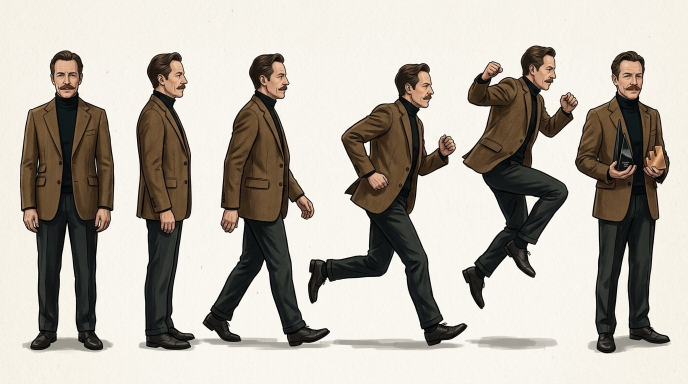
#> input picture Assets/References/ref_tester_turnaround_awards.jpg, 1376 x 768 px (shown at 1/2 size)
$ python extract_front.py
#> lines starting #> are read from the running program, lines starting #| are printed output that depends on the picture; after the words box and inside, x2 and y2 are one past the last pixel; in counts of white or black regions, pixels touching at a corner belong together
### Tools/ArtPipeline/common.py
"""Shared helpers for The Tester art pipeline.

All game art is produced by the scripts in this folder. Run `python3 build_all.py`
from this directory to regenerate every texture in Assets/TheTesterGame/Art/Resources/Art.
"""
import os, json, math
import numpy as np
from PIL import Image, ImageDraw, ImageFilter

HERE = os.path.dirname(os.path.abspath(__file__))
ROOT = os.path.abspath(os.path.join(HERE, '..', '..'))
REFS = os.path.join(ROOT, 'Assets', 'References')
GAME = os.path.join(ROOT, 'Assets', 'TheTesterGame')
ART_OUT = os.path.join(GAME, 'Art', 'Resources', 'Art')
ART_SRC = os.path.join(GAME, 'Art', 'Source')          # pipeline inputs/extras: kept in the project, not shipped
DATA_OUT = os.path.join(GAME, 'Data', 'Resources', 'Data')
FONTS = os.path.join(GAME, 'UI', 'Resources', 'UI', 'Fonts')
UI_OUT = os.path.join(GAME, 'UI', 'Resources', 'UI')
SCRATCH = os.environ.get('TT_SCRATCH', os.path.join(HERE, '_preview'))
os.makedirs(SCRATCH, exist_ok=True)

# Brief palette
MIDNIGHT = (0x09, 0x1B, 0x2D)
PETROL = (0x1B, 0x34, 0x47)
DESAT_BLUE = (0x56, 0x78, 0x89)
TWEED = (0x8A, 0x6B, 0x50)
BRONZE = (0xB6, 0x78, 0x54)
OFFWHITE = (0xD6, 0xCB, 0xC0)
INK = (0x1E, 0x17, 0x14)


def ref(name):
    return os.path.join(REFS, name)


def ensure_dir(p):
    os.makedirs(p, exist_ok=True)
    return p


def save_png(img, rel_path, root=ART_OUT):
    """Save an RGBA image under the art output root. rel_path without extension."""
    path = os.path.join(root, rel_path + '.png')
    ensure_dir(os.path.dirname(path))
    if isinstance(img, np.ndarray):
        img = Image.fromarray(np.clip(img, 0, 255).astype(np.uint8))
    img.save(path, optimize=True)
    return path


def save_json(obj, rel_path, root=DATA_OUT):
    path = os.path.join(root, rel_path + '.json')
    ensure_dir(os.path.dirname(path))
    with open(path, 'w', encoding='utf-8') as f:
        json.dump(obj, f, indent=1, ensure_ascii=False)
    return path


def to_np(img):
    return np.asarray(img.convert('RGBA')).astype(np.float32)


def from_np(a):
    return Image.fromarray(np.clip(a, 0, 255).astype(np.uint8), 'RGBA')


def poly_mask(size, polys, ss=4, blur=0.0):
    """Anti-aliased polygon mask (float 0..1). polys: list of point lists (pixel coords)."""
    w, h = size
    m = Image.new('L', (w * ss, h * ss), 0)
    d = ImageDraw.Draw(m)
    for poly in polys:
        neg = False
        if isinstance(poly, tuple) and poly and poly[0] == '-':
            neg, poly = True, poly[1]
        d.polygon([(x * ss, y * ss) for x, y in poly], fill=0 if neg else 255)
    m = m.resize((w, h), Image.LANCZOS)
    if blur > 0:
        m = m.filter(ImageFilter.GaussianBlur(blur))
    return np.asarray(m).astype(np.float32) / 255.0


def smoothstep(e0, e1, x):
    t = np.clip((x - e0) / (e1 - e0), 0, 1)
    return t * t * (3 - 2 * t)


# [8 lines left out: function trim, not called in this run]


def next_pot(n):
    p = 1
    while p < n:
        p *= 2
    return p


def lerp(a, b, t):
    return a + (b - a) * t


def mix(c1, c2, t):
    return tuple(int(round(lerp(c1[i], c2[i], t))) for i in range(len(c1)))


def rng(seed):
    return np.random.default_rng(seed)

### Tools/ArtPipeline/matte.py
"""Background keying for the illustrated reference sheets (paper / flat backgrounds)."""
import numpy as np
from scipy import ndimage
from common import *


def estimate_bg(a, box, ring=6):
    x0, y0, x1, y1 = box
    sub = a[y0:y1, x0:x1, :3]
    border = np.concatenate([sub[:ring].reshape(-1, 3), sub[-ring:].reshape(-1, 3),
                             sub[:, :ring].reshape(-1, 3), sub[:, -ring:].reshape(-1, 3)])
    return np.median(border, axis=0)


def key_region(a, box, bg=None, t_bg=24.0, t_fg=70.0, local_bg=True, decontam=True):
    """Return RGBA float array (crop of box) with background removed.

    Background = pixels close to bg color AND connected to the crop border.
    Edge alpha is derived from colour distance so anti-aliasing survives.
    """
    x0, y0, x1, y1 = box
    sub = a[y0:y1, x0:x1, :3].copy()
    if bg is None:
        bg = estimate_bg(a, box)
    if local_bg:
        # smooth local background estimate (handles paper gradients)
        bgimg = np.empty_like(sub)
        for c in range(3):
            bgimg[:, :, c] = bg[c]
        near = np.linalg.norm(sub - bg, axis=2) < t_bg * 1.2
        for c in range(3):
            ch = np.where(near, sub[:, :, c], np.nan)
            # nan-aware blur via normalized convolution
            v = np.nan_to_num(ch)
            w = (~np.isnan(ch)).astype(np.float32)
            vb = ndimage.gaussian_filter(v, 12)
            wb = ndimage.gaussian_filter(w, 12)
            bgimg[:, :, c] = np.where(wb > 1e-3, vb / np.maximum(wb, 1e-3), bg[c])
    else:
        bgimg = np.broadcast_to(bg, sub.shape)
    d = np.linalg.norm(sub - bgimg, axis=2)
    cand = d < t_bg
    lab, n = ndimage.label(cand)
    border_labels = set(np.unique(np.concatenate([lab[0], lab[-1], lab[:, 0], lab[:, -1]]))) - {0}
    bgmask = np.isin(lab, list(border_labels))
    # alpha: 0 in background core, ramps on edges
    alpha = np.ones(d.shape, np.float32)
    ramp = smoothstep(t_bg * 0.5, t_fg, d)
    edge_zone = ndimage.binary_dilation(~bgmask, iterations=2) & bgmask
    alpha[bgmask] = 0.0
    alpha[edge_zone] = ramp[edge_zone]
    # pixels outside bg but still very close to bg colour right at the boundary: soften
    fg_edge = (~bgmask) & ndimage.binary_dilation(bgmask, iterations=1)
    alpha[fg_edge] = np.maximum(ramp[fg_edge], 0.35)
    rgb = sub
    if decontam:
        aa = np.clip(alpha, 1e-3, 1)[:, :, None]
        rgb = np.where(alpha[:, :, None] < 0.999, (sub - (1 - aa) * bgimg) / aa, sub)
        rgb = np.clip(rgb, 0, 255)
    out = np.dstack([rgb, alpha * 255.0])
    return out


# [4 lines left out: function composite_check, not called in this run]

### Tools/ArtPipeline/atlas.py
"""Tiny shelf atlas packer. Outputs Unity-style rects (origin bottom-left)."""
import numpy as np
from PIL import Image
from common import next_pot


def pack(images, pad=6, max_w=2048):
    """images: dict name -> PIL RGBA. Returns (atlas PIL, rects dict name->(x,y,w,h) bottom-left origin)."""
    items = sorted(images.items(), key=lambda kv: -kv[1].height)
    x = y = pad
    shelf_h = 0
    pos = {}
    width = 0
    for name, im in items:
        w, h = im.size
        if x + w + pad > max_w:
            x = pad
            y += shelf_h + pad
            shelf_h = 0
        pos[name] = (x, y)
        x += w + pad
        width = max(width, x)
        shelf_h = max(shelf_h, h)
    height = y + shelf_h + pad
    W, H = next_pot(width), next_pot(height)
    atlas = Image.new('RGBA', (W, H), (0, 0, 0, 0))
    rects = {}
    for name, im in items:
        px, py = pos[name]
        atlas.paste(im, (px, py))
        rects[name] = (px, H - py - im.height, im.width, im.height)
    # bleed edge colours into transparent padding to avoid dark fringes with bilinear/mips
    atlas = bleed(atlas)
    return atlas, rects


def bleed(img, iterations=6):
    from scipy import ndimage
    a = np.asarray(img).astype(np.float32)
    rgb = a[:, :, :3].copy()
    alpha = a[:, :, 3]
    known = alpha > 0
    for _ in range(iterations):
        acc = np.zeros_like(rgb)
        cnt = np.zeros(alpha.shape, np.float32)
        for dy, dx in ((1, 0), (-1, 0), (0, 1), (0, -1)):
            sh_known = np.roll(known, (dy, dx), (0, 1))
            sh_rgb = np.roll(rgb, (dy, dx), (0, 1))
            m = sh_known & ~known
            acc[m] += sh_rgb[m]
            cnt[m] += 1
        new = cnt > 0
        rgb[new] = acc[new] / cnt[new][:, None]
        known = known | new
    out = np.dstack([rgb, alpha])
    return Image.fromarray(np.clip(out, 0, 255).astype(np.uint8), 'RGBA')

### Tools/ArtPipeline/extract_front.py
"""Front-facing Jean Paul Tester holding both awards (figure 6 of the turnaround sheet).

Produces a static body + a separate head with expression variants (liquify warps), used for the
awards finale close-up and for the 'looks at the camera' beat at the end of the test drive.
"""
import numpy as np
from scipy import ndimage
from PIL import Image
from common import *
from matte import key_region
from atlas import pack

SRC = 'ref_tester_turnaround_awards.jpg'
BOX = (1138, 85, 1376, 715)
NECK = (1262, 206)
GROUND_Y = 698.0
ROOT_X = 1255.0
PPU = 250.0


def L(poly):
    return [(x - BOX[0], y - BOX[1]) for x, y in poly]


HEAD = [(1205, 90), (1320, 90), (1320, 180), (1300, 186), (1291, 196), (1277, 203), (1262, 207), (1248, 204),
        (1235, 197), (1226, 188), (1205, 182)]
NEIGHBOUR = [(1138, 85), (1157, 85), (1157, 240), (1138, 240)]
NECK_BAND = [(1230, 184), (1294, 184), (1296, 222), (1228, 222)]


def liquify(rgba, blobs):
    """blobs: list of (cx, cy, dx, dy, sigma) in crop px. Moves content by (dx,dy) near centres."""
    h, w = rgba.shape[:2]
    yy, xx = np.mgrid[0:h, 0:w].astype(np.float32)
    DX = np.zeros((h, w), np.float32)
    DY = np.zeros((h, w), np.float32)
    for cx, cy, dx, dy, s in blobs:
        g = np.exp(-((xx - cx) ** 2 + (yy - cy) ** 2) / (2 * s * s))
        DX += g * dx
        DY += g * dy
    out = np.empty_like(rgba)
    for c in range(4):
        out[:, :, c] = ndimage.map_coordinates(rgba[:, :, c], [yy - DY, xx - DX], order=1, mode='nearest')
    return out


def P(x, y):
    return (x - BOX[0], y - BOX[1])


def head_variants(head):
    lb, rb = P(1251, 147), P(1277, 147)        # brows (viewer's left / right)
    le, re = P(1251, 155), P(1277, 155)        # eyes
    ml, mr = P(1249, 180), P(1281, 180)        # moustache corners
    mo = P(1265, 187)                          # mouth centre
    v = {'neutral': head}
    v['brow_one'] = liquify(head, [(rb[0], rb[1], 0, -3.2, 5.0), (rb[0] + 5, rb[1] - 1, 0.6, -1.0, 4),
                                    (lb[0], lb[1] + 1, 0, 0.8, 4.0)])
    v['brows_up'] = liquify(head, [(lb[0], lb[1], 0, -2.6, 5.0), (rb[0], rb[1], 0, -2.6, 5.0)])
    v['smile'] = liquify(head, [(ml[0], ml[1], -0.6, -1.6, 3.2), (mr[0], mr[1], 0.6, -1.6, 3.2),
                                (mo[0] - 7, mo[1], 0, -1.2, 3), (mo[0] + 7, mo[1], 0, -1.2, 3),
                                (le[0], le[1] + 3, 0, -0.8, 3), (re[0], re[1] + 3, 0, -0.8, 3)])
    v['smile_brow'] = liquify(v['smile'], [(rb[0], rb[1], 0, -2.6, 5.0)])
    v['look_l'] = liquify(head, [(le[0], le[1], -1.6, 0.2, 2.2), (re[0], re[1], -1.6, 0.2, 2.2)])
    v['look_r'] = liquify(head, [(le[0], le[1], 1.6, 0.2, 2.2), (re[0], re[1], 1.6, 0.2, 2.2)])
    v['look_dl'] = liquify(head, [(le[0], le[1], -1.4, 1.0, 2.2), (re[0], re[1], -1.4, 1.0, 2.2),
                                  (lb[0], lb[1], 0, 0.8, 4), (rb[0], rb[1], 0, 0.8, 4)])
    v['look_dr'] = liquify(head, [(le[0], le[1], 1.4, 1.0, 2.2), (re[0], re[1], 1.4, 1.0, 2.2),
                                  (lb[0], lb[1], 0, 0.8, 4), (rb[0], rb[1], 0, 0.8, 4)])
    v['frown'] = liquify(head, [(lb[0] + 4, lb[1], 0.8, 1.6, 4.0), (rb[0] - 4, rb[1], -0.8, 1.6, 4.0),
                                (ml[0], ml[1], 0, 0.8, 3), (mr[0], mr[1], 0, 0.8, 3)])
    # blink: pull the upper lids down over the eyes (liquify), then darken the closed lash line
    bl = liquify(head, [(le[0], le[1] - 3.5, 0, 3.6, 2.6), (re[0], re[1] - 3.5, 0, 3.6, 2.6),
                        (le[0] - 4, le[1] - 3, 0, 2.4, 2.2), (re[0] + 4, re[1] - 3, 0, 2.4, 2.2),
                        (le[0] + 4, le[1] - 3, 0, 2.4, 2.2), (re[0] - 4, re[1] - 3, 0, 2.4, 2.2)])
    v['blink'] = bl
    return v


def extract():
    full = to_np(Image.open(ref(SRC)))
    keyed = key_region(full, BOX)
    rgb = keyed[:, :, :3]
    alpha = keyed[:, :, 3] / 255.0
    h, w = alpha.shape
    alpha = alpha * (1 - poly_mask((w, h), [L(NEIGHBOUR)]))
    lab, n = ndimage.label(alpha > 0.4)
    sizes = ndimage.sum(np.ones_like(alpha), lab, range(1, n + 1))
    alpha = alpha * ndimage.binary_dilation(lab == (np.argmax(sizes) + 1), iterations=3)
    # remove floor shadow (light grey, low saturation) near the feet
    lum, sat = rgb.mean(axis=2), rgb.max(axis=2) - rgb.min(axis=2)
    feet = np.zeros_like(alpha, bool); feet[640 - BOX[1]:, :] = True
    alpha[feet & (lum > 140) & (sat < 30)] = 0

    hm = poly_mask((w, h), [L(HEAD)])
    head = np.dstack([rgb, alpha * hm * 255])
    body_a = alpha * (1 - hm)
    band = poly_mask((w, h), [L(NECK_BAND)]) > 0.5
    # neck band: keep turtleneck behind the chin, replacing any skin with turtleneck black
    body_rgb = rgb.copy()
    skinish = band & (rgb[:, :, 0] > 140) & (rgb[:, :, 0] - rgb[:, :, 2] > 35) & (rgb.mean(axis=2) > 120)
    tn = np.median(rgb[band & (lum < 50)].reshape(-1, 3), axis=0)
    body_rgb[skinish] = tn + ndimage.gaussian_filter(np.random.default_rng(2).standard_normal((h, w)), 1)[skinish][:, None] * 3
    body_a = np.where(band & (alpha > 0.5), 1.0, body_a)
    body = np.dstack([body_rgb, body_a * 255])
    return head, body


def crop(arr, pad=3):
    a = arr[:, :, 3]
    ys, xs = np.nonzero(a > 1)
    y0, y1 = max(ys.min() - pad, 0), min(ys.max() + pad + 1, arr.shape[0])
    x0, x1 = max(xs.min() - pad, 0), min(xs.max() + pad + 1, arr.shape[1])
    return arr[y0:y1, x0:x1], (x0, y0)


def build():
    head, body = extract()
#> in key_region, `bg = estimate_bg(a, box)`: bg = [246, 243, 233]
#> in key_region, `near = np.linalg.norm(sub - bg, axis=2) < t_bg * 1.2`:
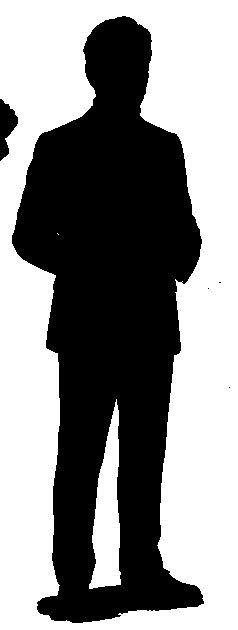
#> near: shape (630, 238) bool; 54.7% white; 5 black regions (3 under 20 px), largest, box (x1, y1, x2, y2) and area: (12, 16, 204, 623) 67206, (0, 99, 18, 161) 638
#> in key_region, `lab, n = ndimage.label(cand)`:
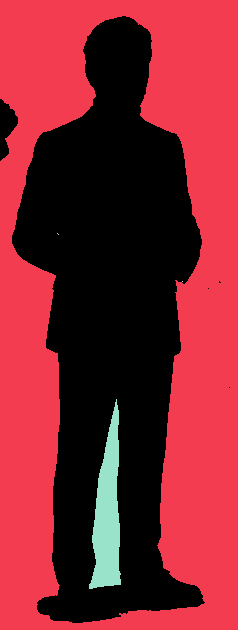
#> lab: shape (630, 238) int32; 6 distinct labels, from 0 to 5; one colour per label, 0 black
#> in key_region, `lab, n = ndimage.label(cand)`: n = 5
#> in key_region, `border_labels = set(np.unique(np.concatenate([lab[0], lab[-1], lab[:, ..`: border_labels = 1 item
#> in extract, `lab, n = ndimage.label(alpha > 0.4)`:
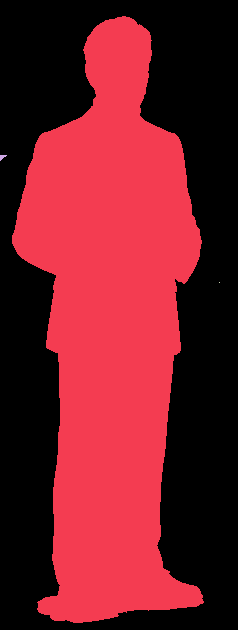
#> lab: shape (630, 238) int32; 4 distinct labels, from 0 to 3; one colour per label, 0 black
#> in extract, `lab, n = ndimage.label(alpha > 0.4)`: n = 3
#> in extract, `sizes = ndimage.sum(np.ones_like(alpha), lab, range(1, n + 1))`: sizes = [70674, 23, 1]
#> in extract, `alpha[feet & (lum > 140) & (sat < 30)] = 0`:
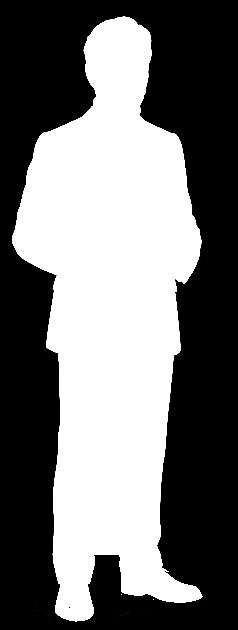
#> alpha: shape (630, 238) float32; min 0, max 1, mean 0.45
#> in extract, `skinish = band & (rgb[:, :, 0] > 140) & (rgb[:, :, 0] - rgb[:, :, 2] >..`:
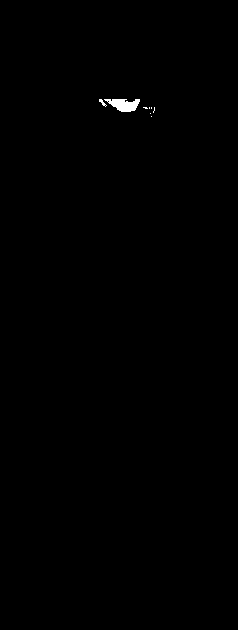
#> skinish: shape (630, 238) bool; 0.23% white; 8 white regions (6 under 20 px), largest, box (x1, y1, x2, y2) and area: (104, 99, 140, 112) 300, (99, 99, 107, 107) 25
#> in extract, `tn = np.median(rgb[band & (lum < 50)].reshape(-1, 3), axis=0)`: tn = [12, 12, 13]
#> in extract, `body_rgb[skinish] = tn + ndimage.gaussian_filter(np.random.default_rng..`:
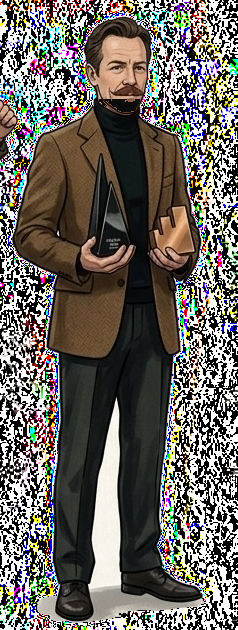
#> body_rgb: shape (630, 238, 3) float32; mean R, G, B 107.3, 102.6, 96.3
#> in extract, `body = np.dstack([body_rgb, body_a * 255])`:
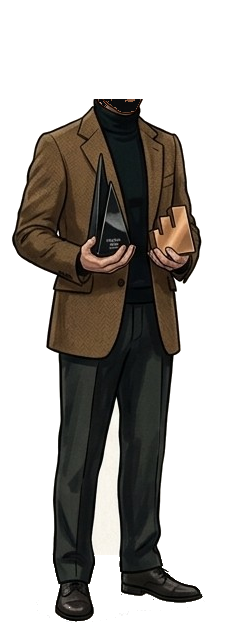
#> body: shape (630, 238, 4) float32; mean R, G, B, A 107.3, 102.6, 96.3, 106.9; transparent parts drawn white
    variants = head_variants(head)
#> variants = 11 items
    images, pivots = {}, {}
    hc, (hx, hy) = crop(head, pad=6)
#> in crop, `ys, xs = np.nonzero(a > 1)`: ys = 5769 values from 15 to 123; xs = 5769 values, max 152 at index 1254, min 82 at index 1792, mean 118.1
#> in crop, `y0, y1 = max(ys.min() - pad, 0), min(ys.max() + pad + 1, arr.shape[0])`: y0 = 9; y1 = 130
#> in crop, `x0, x1 = max(xs.min() - pad, 0), min(xs.max() + pad + 1, arr.shape[1])`: x0 = 76; x1 = 159
#> hx = 76; hy = 9
    for name, arr in variants.items():
        c = arr[hy:hy + hc.shape[0], hx:hx + hc.shape[1]]
        images['head_' + name] = Image.fromarray(np.clip(c, 0, 255).astype(np.uint8), 'RGBA')
        pivots['head_' + name] = (NECK[0] - BOX[0] - hx, NECK[1] - BOX[1] - hy)
#> this loop made 11 passes
#> name on passes 1 to 8: 'neutral', 'brow_one', 'brows_up', 'smile', 'smile_brow', 'look_l', 'look_r', 'look_dl'
#> after the loop, images = 11 items; pivots = 11 items
    bc, (bx, by) = crop(body)
#> bx = 8; by = 96
    images['body'] = Image.fromarray(np.clip(bc, 0, 255).astype(np.uint8), 'RGBA')
    pivots['body'] = (ROOT_X - BOX[0] - bx, GROUND_Y - BOX[1] - by)
    atlas, rects = pack(images, pad=6, max_w=1024)
#> in pack, `items = sorted(images.items(), key=lambda kv: -kv[1].height)`: items = 12 items
#> the loop in pack, `for name, im in items:` made 12 passes
#> (name, w, h, x, y, shelf_h, width) on pass 11: ('head_frown', 83, 121, 95, 542, 121, 1013)
#> after the loop in pack, `for name, im in items:`: shelf_h = 121; x = 184; y = 542
#> in pack, `height = y + shelf_h + pad`: height = 669
#> the loop in next_pot, `while p < n:` made 10 passes
#> p on passes 1 to 8: 2, 4, 8, 16, 32, 64, 128, 256
#> after the loop in next_pot, `while p < n:`: p = 1024
#> the loop in next_pot (call 2), `while p < n:` made 10 passes
#> the loop in pack, `for name, im in items:` made 12 passes
#> (name, px, py) on passes 1 to 8: ('body', 6, 6), ('head_neutral', 212, 6), ('head_brow_one', 301, 6), ('head_brows_up', 390, 6), ('head_smile', 479, 6), ('head_smile_brow', 568, 6), ('head_look_l', 657, 6), ('head_look_r', 746, 6)
#> after the loop in pack, `for name, im in items:`: rects = 12 items
#> rects = 12 items
    save_png(atlas, 'Character/tester_front_atlas')
    sprites = {}
    for name, (x, y, w_, h_) in rects.items():
        px, py = pivots[name]
        sprites[name] = {'rect': [x, y, w_, h_], 'pivot': [round(px / w_, 5), round(1 - py / h_, 5)]}
#> this loop made 12 passes
#> (name, x, y, w_, h_, px, py) on passes 1 to 8: ('body', 6, 488, 200, 530, 109, 517), ('head_neutral', 212, 897, 83, 121, 48, 112), ('head_brow_one', 301, 897, 83, 121, 48, 112), ('head_brows_up', 390, 897, 83, 121, 48, 112), ('head_smile', 479, 897, 83, 121, 48, 112), ('head_smile_brow', 568, 897, 83, 121, 48, 112), ('head_look_l', 657, 897, 83, 121, 48, 112), ('head_look_r', 746, 897, 83, 121, 48, 112)
#> after the loop, sprites = 12 items
    neck_u = [round((NECK[0] - ROOT_X) / PPU, 5), round((GROUND_Y - NECK[1]) / PPU, 5)]
    rig = {'name': 'tester_front', 'ppu': PPU, 'atlas': 'Art/Character/tester_front_atlas',
           'atlasSize': [atlas.width, atlas.height], 'sprites': sprites,
           'bones': [{'name': 'root', 'parent': '', 'pos': [0, 0]},
                     {'name': 'body', 'parent': 'root', 'pos': [0, 0]},
                     {'name': 'head', 'parent': 'body', 'pos': neck_u}],
           'slots': [{'name': 'body', 'bone': 'body', 'sprite': 'body', 'order': 0, 'tint': [1, 1, 1, 1]},
                     {'name': 'head', 'bone': 'head', 'sprite': 'head_neutral', 'order': 10, 'tint': [1, 1, 1, 1]}]}
    save_json(rig, 'Rigs/tester_front')
    return rig, atlas, images


if __name__ == '__main__':
    rig, atlas, images = build()
#> rig = 7 items; images = 12 items
    print('front atlas', atlas.size)
#| front atlas (1024, 1024)
    names = [n for n in images if n.startswith('head_')]
#> names = ['head_neutral', 'head_brow_one', 'head_brows_up', 'head_smile', 'head_smile_brow', 'head_look_l', 'head_look_r', 'head_look_dl', 'head_look_dr', 'head_frown', 'head_blink']
    tiles = [images[n].resize((images[n].width * 3, images[n].height * 3), Image.LANCZOS) for n in names]
#> tiles = 11 items
    W = sum(t.width for t in tiles)
#> W = 2739
    sheet = Image.new('RGBA', (W, tiles[0].height), (214, 203, 192, 255))
    x = 0
    for t in tiles:
        sheet.alpha_composite(t, (x, 0)); x += t.width
#> this loop made 11 passes
#> x on passes 1 to 8: 249, 498, 747, 996, 1245, 1494, 1743, 1992
#> after the loop, x = 2739
    sheet.save(SCRATCH + '/front_heads.png')
    b = images['body']
    bg = Image.new('RGBA', b.size, (214, 203, 192, 255)); bg.alpha_composite(b); bg.save(SCRATCH + '/front_body.png')
